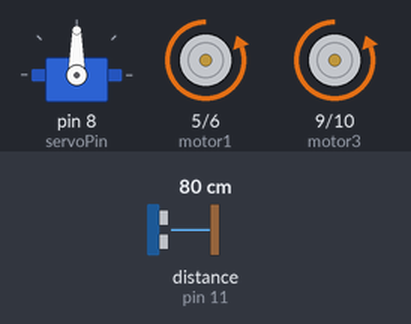
The sketch below on a simulated Arduino Uno, built with avr-gcc and run on an emulated ATmega328P. On the bench: servo, motor-driver pin pairs drawn as motors (green arrow = first pin HIGH = forward, orange = second pin HIGH = backward, longer = more drive). Wiring (inferred from the names in the program): ultrasonic range finder: trigger pin 12; echo pin 11. The test bench sets the inputs (shaded band); at power-on: distance to the obstacle (sensor on pin 11) 80 cm. The echo pulse lasts 58.3 µs per cm.

Above: at 1.2 s.
1.3 s: distance to the obstacle (sensor on pin 11) set to 13 cm
2.8 s: distance to the obstacle (sensor on pin 11) set to 10 cm
At 5.6 s:
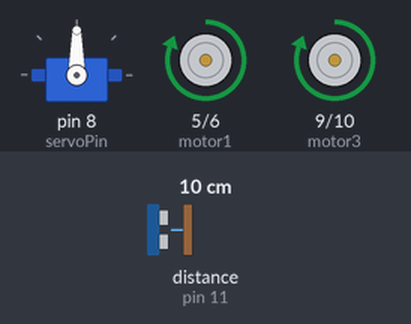
5.8 s: distance to the obstacle (sensor on pin 11) set to 18 cm
At 6.7 s:
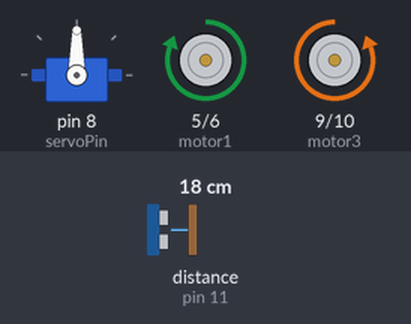
8.7 s: distance to the obstacle (sensor on pin 11) set to 2 cm
At 9.3 s:
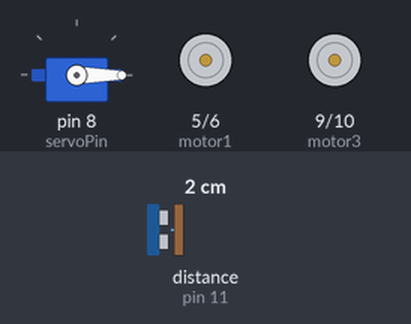
Timing chart, 0 to 12.7 s (numbered marks = the images above; inputs shaded):
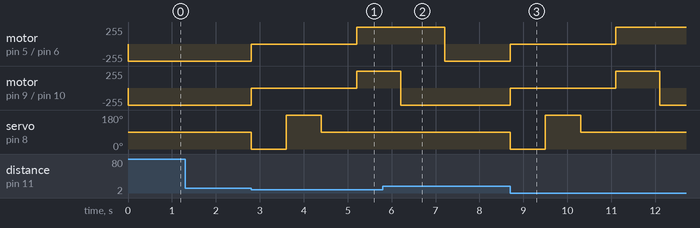

Measured:
- the behaviour switches between 12 and 11 cm on distance to the obstacle (sensor on pin 11) (found by bisection; images 0 and 1)
- after the input at 1.3 s, every drawn part: stays the same
- after the input at 2.8 s, motor on pin 5 (motor1) / pin 6 (motor2), motor on pin 9 (motor3) / pin 10 (motor4): backward 255/255 → stopped at once, → forward 255/255 2.4 s later; servo on pin 8 (servoPin): 90° → 0° at once, → 180° 0.80 s later, → 90° 0.80 s later
- after the input at 5.8 s, motor on pin 5 (motor1) / pin 6 (motor2): forward 255/255 → backward 255/255 after 1.4 s; motor on pin 9 (motor3) / pin 10 (motor4): goes on until 6.2 s, then stays backward 255/255; servo on pin 8 (servoPin): stays 90° (without the input it goes to 0° after 1.4 s)
- after the input at 8.7 s, motor on pin 5 (motor1) / pin 6 (motor2): backward 255/255 → stopped at once, → forward 255/255 2.4 s later; motor on pin 9 (motor3) / pin 10 (motor4): backward 255/255 → stopped at once, → forward 255/255 2.4 s later, → backward 255/255 1.0 s later

The sketch:

dc.ino
```cpp
#include <Servo.h>

const int motor1 = 5;
const int motor2 = 6;
const int motor3 = 9;
const int motor4 = 10;

const int trigPin = 12;
const int echoPin = 11;

const int servoPin = 8;
Servo myServo;

unsigned long stateStartTime = 0;
unsigned long alternateTimer = 0;
bool isTurningRight = true;

int currentState = 1;

void setup() {
  Serial.begin(9600);

  pinMode(motor1, OUTPUT);
  pinMode(motor2, OUTPUT);
  pinMode(motor3, OUTPUT);
  pinMode(motor4, OUTPUT);

  pinMode(trigPin, OUTPUT);
  pinMode(echoPin, INPUT);

  myServo.attach(servoPin);
  myServo.write(90);

  stateStartTime = millis();
}

void loop() {
  int distance = getDistance();

  if (distance > 0 && distance <= 10) {
    stopMotors();

    myServo.write(0);
    delay(800);
    myServo.write(180);
    delay(800);
    myServo.write(90);
    delay(800);

    moveBackward();
    delay(1000);
    turnRight();
    delay(1000);
    stopMotors();

    stateStartTime = millis();

    return;
  }

  unsigned long currentTime = millis();
  unsigned long elapsedTime = currentTime - stateStartTime;

  if (currentState == 1) {
    moveForward();
    if (elapsedTime >= 30000) {
      currentState = 2;
      stateStartTime = currentTime;
    }
  }
  else if (currentState == 2) {
    moveBackward();
    if (elapsedTime >= 60000) {
      currentState = 3;
      stateStartTime = currentTime;
      alternateTimer = currentTime;
    }
  }
  else if (currentState == 3) {
    if (currentTime - alternateTimer >= 1000) {
      isTurningRight = !isTurningRight;
      alternateTimer = currentTime;
    }

    if (isTurningRight) turnRight();
    else turnLeft();

    if (elapsedTime >= 60000) {
      currentState = 1;
      stateStartTime = currentTime;
    }
  }
}

int getDistance() {
  digitalWrite(trigPin, LOW);
  delayMicroseconds(2);
  digitalWrite(trigPin, HIGH);
  delayMicroseconds(10);
  digitalWrite(trigPin, LOW);

  long duration = pulseIn(echoPin, HIGH);
  int d = duration * 0.034 / 2;

  if (d == 0) return 999;
  return d;
}

void moveForward() {
  digitalWrite(motor1, LOW);
  digitalWrite(motor2, HIGH);
  digitalWrite(motor3, LOW);
  digitalWrite(motor4, HIGH);
}

void moveBackward() {
  digitalWrite(motor1, HIGH);
  digitalWrite(motor2, LOW);
  digitalWrite(motor3, HIGH);
  digitalWrite(motor4, LOW);
}

void turnRight() {
  digitalWrite(motor1, HIGH);
  digitalWrite(motor2, LOW);
  digitalWrite(motor3, LOW);
  digitalWrite(motor4, HIGH);
}

void turnLeft() {
  digitalWrite(motor1, LOW);
  digitalWrite(motor2, HIGH);
  digitalWrite(motor3, HIGH);
  digitalWrite(motor4, LOW);
}

void stopMotors() {
  digitalWrite(motor1, LOW);
  digitalWrite(motor2, LOW);
  digitalWrite(motor3, LOW);
  digitalWrite(motor4, LOW);
}
```
